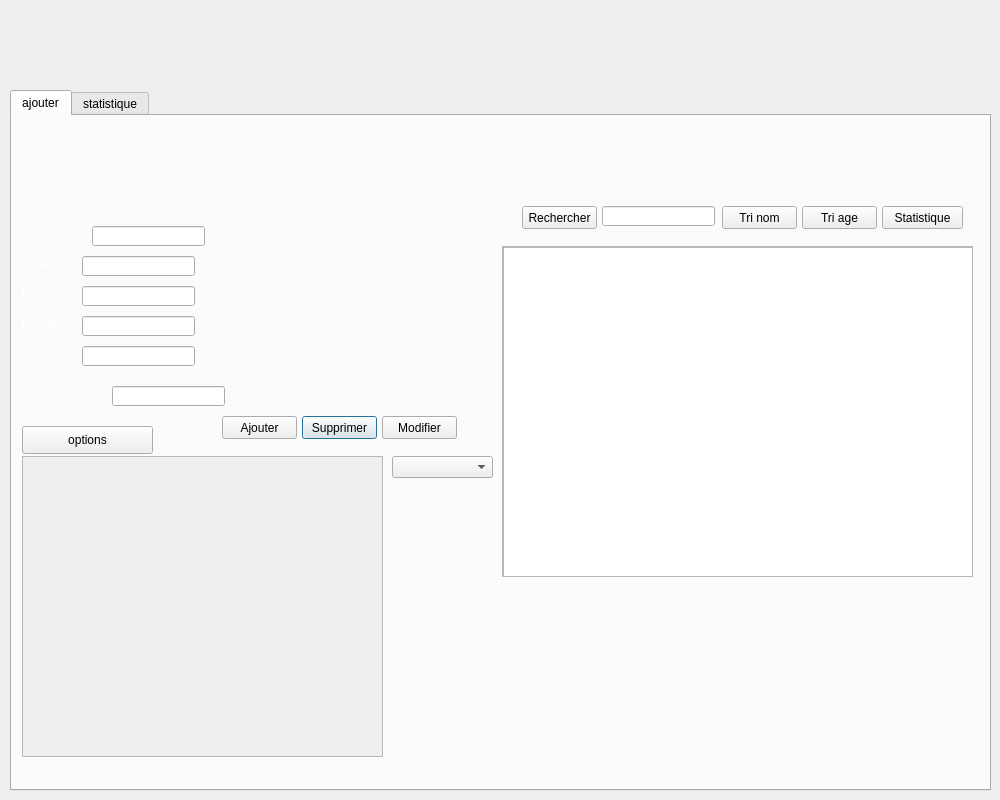
<?xml version="1.0" encoding="UTF-8"?>
<ui version="4.0">
 <class>employee</class>
 <widget class="QDialog" name="employee">
  <property name="geometry">
   <rect>
    <x>0</x>
    <y>0</y>
    <width>1000</width>
    <height>800</height>
   </rect>
  </property>
  <property name="minimumSize">
   <size>
    <width>1000</width>
    <height>800</height>
   </size>
  </property>
  <property name="maximumSize">
   <size>
    <width>10000</width>
    <height>800</height>
   </size>
  </property>
  <property name="windowTitle">
   <string>Dialog</string>
  </property>
  <widget class="QTabWidget" name="tabWidget">
   <property name="geometry">
    <rect>
     <x>10</x>
     <y>90</y>
     <width>981</width>
     <height>701</height>
    </rect>
   </property>
   <property name="currentIndex">
    <number>0</number>
   </property>
   <widget class="QWidget" name="tab_2">
    <attribute name="title">
     <string>ajouter</string>
    </attribute>
    <widget class="QLabel" name="label_2">
     <property name="geometry">
      <rect>
       <x>-130</x>
       <y>-30</y>
       <width>1101</width>
       <height>701</height>
      </rect>
     </property>
     <property name="text">
      <string/>
     </property>
     <property name="pixmap">
      <pixmap>../../Bureau/247590809_624209822325987_6344712974586411864_n.png</pixmap>
     </property>
     <property name="scaledContents">
      <bool>true</bool>
     </property>
    </widget>
    <widget class="QPushButton" name="pb_supprimer">
     <property name="geometry">
      <rect>
       <x>290</x>
       <y>300</y>
       <width>75</width>
       <height>23</height>
      </rect>
     </property>
     <property name="text">
      <string>Supprimer</string>
     </property>
    </widget>
    <widget class="QPushButton" name="pb_modifier">
     <property name="geometry">
      <rect>
       <x>370</x>
       <y>300</y>
       <width>75</width>
       <height>23</height>
      </rect>
     </property>
     <property name="text">
      <string>Modifier</string>
     </property>
    </widget>
    <widget class="QPushButton" name="pb_rechercher">
     <property name="geometry">
      <rect>
       <x>510</x>
       <y>90</y>
       <width>75</width>
       <height>23</height>
      </rect>
     </property>
     <property name="text">
      <string>Rechercher</string>
     </property>
    </widget>
    <widget class="QPushButton" name="pb_statistics">
     <property name="geometry">
      <rect>
       <x>870</x>
       <y>90</y>
       <width>81</width>
       <height>23</height>
      </rect>
     </property>
     <property name="text">
      <string>Statistique</string>
     </property>
    </widget>
    <widget class="QPushButton" name="pb_ajouter">
     <property name="geometry">
      <rect>
       <x>210</x>
       <y>300</y>
       <width>75</width>
       <height>23</height>
      </rect>
     </property>
     <property name="text">
      <string>Ajouter</string>
     </property>
    </widget>
    <widget class="QPushButton" name="le_tri_nom">
     <property name="geometry">
      <rect>
       <x>710</x>
       <y>90</y>
       <width>75</width>
       <height>23</height>
      </rect>
     </property>
     <property name="text">
      <string>Tri nom</string>
     </property>
    </widget>
    <widget class="QScrollArea" name="scrollArea">
     <property name="geometry">
      <rect>
       <x>490</x>
       <y>130</y>
       <width>471</width>
       <height>331</height>
      </rect>
     </property>
     <property name="widgetResizable">
      <bool>true</bool>
     </property>
     <widget class="QWidget" name="scrollAreaWidgetContents">
      <property name="geometry">
       <rect>
        <x>0</x>
        <y>0</y>
        <width>469</width>
        <height>329</height>
       </rect>
      </property>
      <widget class="QTableView" name="tabemploye">
       <property name="geometry">
        <rect>
         <x>0</x>
         <y>0</y>
         <width>471</width>
         <height>331</height>
        </rect>
       </property>
      </widget>
     </widget>
    </widget>
    <widget class="QLabel" name="type">
     <property name="geometry">
      <rect>
       <x>10</x>
       <y>140</y>
       <width>51</width>
       <height>16</height>
      </rect>
     </property>
     <property name="styleSheet">
      <string notr="true">font: 12pt &quot;MS Shell Dlg 2&quot;;
color: rgb(255, 255, 255);</string>
     </property>
     <property name="text">
      <string>Type </string>
     </property>
    </widget>
    <widget class="QLabel" name="nom">
     <property name="geometry">
      <rect>
       <x>10</x>
       <y>170</y>
       <width>47</width>
       <height>14</height>
      </rect>
     </property>
     <property name="styleSheet">
      <string notr="true">font: 12pt &quot;MS Shell Dlg 2&quot;;
color: rgb(255, 255, 255);</string>
     </property>
     <property name="text">
      <string>Nom </string>
     </property>
    </widget>
    <widget class="QLabel" name="prenom">
     <property name="geometry">
      <rect>
       <x>10</x>
       <y>200</y>
       <width>61</width>
       <height>16</height>
      </rect>
     </property>
     <property name="styleSheet">
      <string notr="true">font: 12pt &quot;MS Shell Dlg 2&quot;;
color: rgb(255, 255, 255);</string>
     </property>
     <property name="text">
      <string>Prenom</string>
     </property>
    </widget>
    <widget class="QLabel" name="age">
     <property name="geometry">
      <rect>
       <x>10</x>
       <y>220</y>
       <width>111</width>
       <height>31</height>
      </rect>
     </property>
     <property name="styleSheet">
      <string notr="true">font: 12pt &quot;MS Shell Dlg 2&quot;;
color: rgb(255, 255, 255);</string>
     </property>
     <property name="text">
      <string>Age</string>
     </property>
    </widget>
    <widget class="QLabel" name="matricule">
     <property name="geometry">
      <rect>
       <x>10</x>
       <y>110</y>
       <width>71</width>
       <height>16</height>
      </rect>
     </property>
     <property name="styleSheet">
      <string notr="true">font: 12pt &quot;MS Shell Dlg 2&quot;;
color: rgb(255, 255, 255);</string>
     </property>
     <property name="text">
      <string>Matricule</string>
     </property>
    </widget>
    <widget class="QLineEdit" name="le_matricule">
     <property name="geometry">
      <rect>
       <x>80</x>
       <y>110</y>
       <width>113</width>
       <height>20</height>
      </rect>
     </property>
    </widget>
    <widget class="QLineEdit" name="le_nom">
     <property name="geometry">
      <rect>
       <x>70</x>
       <y>170</y>
       <width>113</width>
       <height>20</height>
      </rect>
     </property>
    </widget>
    <widget class="QLineEdit" name="le_prenom">
     <property name="geometry">
      <rect>
       <x>70</x>
       <y>200</y>
       <width>113</width>
       <height>20</height>
      </rect>
     </property>
    </widget>
    <widget class="QLineEdit" name="le_age">
     <property name="geometry">
      <rect>
       <x>70</x>
       <y>230</y>
       <width>113</width>
       <height>20</height>
      </rect>
     </property>
    </widget>
    <widget class="QLineEdit" name="le_type">
     <property name="geometry">
      <rect>
       <x>70</x>
       <y>140</y>
       <width>113</width>
       <height>20</height>
      </rect>
     </property>
    </widget>
    <widget class="QComboBox" name="comboBox">
     <property name="geometry">
      <rect>
       <x>380</x>
       <y>340</y>
       <width>101</width>
       <height>22</height>
      </rect>
     </property>
    </widget>
    <widget class="QLabel" name="label_9">
     <property name="geometry">
      <rect>
       <x>10</x>
       <y>270</y>
       <width>81</width>
       <height>16</height>
      </rect>
     </property>
     <property name="styleSheet">
      <string notr="true">color: rgb(255, 255, 255);
font: 12pt &quot;MS Shell Dlg 2&quot;;</string>
     </property>
     <property name="text">
      <string>Matricule D</string>
     </property>
    </widget>
    <widget class="QLineEdit" name="le_matriculd">
     <property name="geometry">
      <rect>
       <x>100</x>
       <y>270</y>
       <width>113</width>
       <height>20</height>
      </rect>
     </property>
    </widget>
    <widget class="QLineEdit" name="rech">
     <property name="geometry">
      <rect>
       <x>590</x>
       <y>90</y>
       <width>113</width>
       <height>20</height>
      </rect>
     </property>
    </widget>
    <widget class="QPushButton" name="le_tri_age">
     <property name="geometry">
      <rect>
       <x>790</x>
       <y>90</y>
       <width>75</width>
       <height>23</height>
      </rect>
     </property>
     <property name="text">
      <string>Tri age</string>
     </property>
    </widget>
    <widget class="QScrollArea" name="scrollArea_2">
     <property name="geometry">
      <rect>
       <x>10</x>
       <y>340</y>
       <width>361</width>
       <height>301</height>
      </rect>
     </property>
     <property name="widgetResizable">
      <bool>true</bool>
     </property>
     <widget class="QWidget" name="scrollAreaWidgetContents_3">
      <property name="geometry">
       <rect>
        <x>0</x>
        <y>0</y>
        <width>359</width>
        <height>299</height>
       </rect>
      </property>
     </widget>
    </widget>
    <widget class="QPushButton" name="optionspush">
     <property name="geometry">
      <rect>
       <x>10</x>
       <y>310</y>
       <width>131</width>
       <height>28</height>
      </rect>
     </property>
     <property name="text">
      <string>options</string>
     </property>
    </widget>
   </widget>
   <widget class="QWidget" name="tab_3">
    <attribute name="title">
     <string>statistique</string>
    </attribute>
    <widget class="QLabel" name="label_3">
     <property name="geometry">
      <rect>
       <x>0</x>
       <y>3</y>
       <width>981</width>
       <height>571</height>
      </rect>
     </property>
     <property name="text">
      <string/>
     </property>
     <property name="pixmap">
      <pixmap>../../Bureau/247590809_624209822325987_6344712974586411864_n.png</pixmap>
     </property>
     <property name="scaledContents">
      <bool>true</bool>
     </property>
    </widget>
    <widget class="QLabel" name="label_15">
     <property name="geometry">
      <rect>
       <x>400</x>
       <y>30</y>
       <width>171</width>
       <height>51</height>
      </rect>
     </property>
     <property name="styleSheet">
      <string notr="true">font: 75 26pt &quot;MS Shell Dlg 2&quot;;
color: rgb(255, 255, 255);</string>
     </property>
     <property name="text">
      <string>Statistique </string>
     </property>
    </widget>
    <widget class="QFrame" name="horizontal_stat">
     <property name="geometry">
      <rect>
       <x>100</x>
       <y>80</y>
       <width>801</width>
       <height>441</height>
      </rect>
     </property>
     <layout class="QHBoxLayout" name="horizontalLayout"/>
    </widget>
   </widget>
  </widget>
 </widget>
 <resources/>
 <connections/>
</ui>
